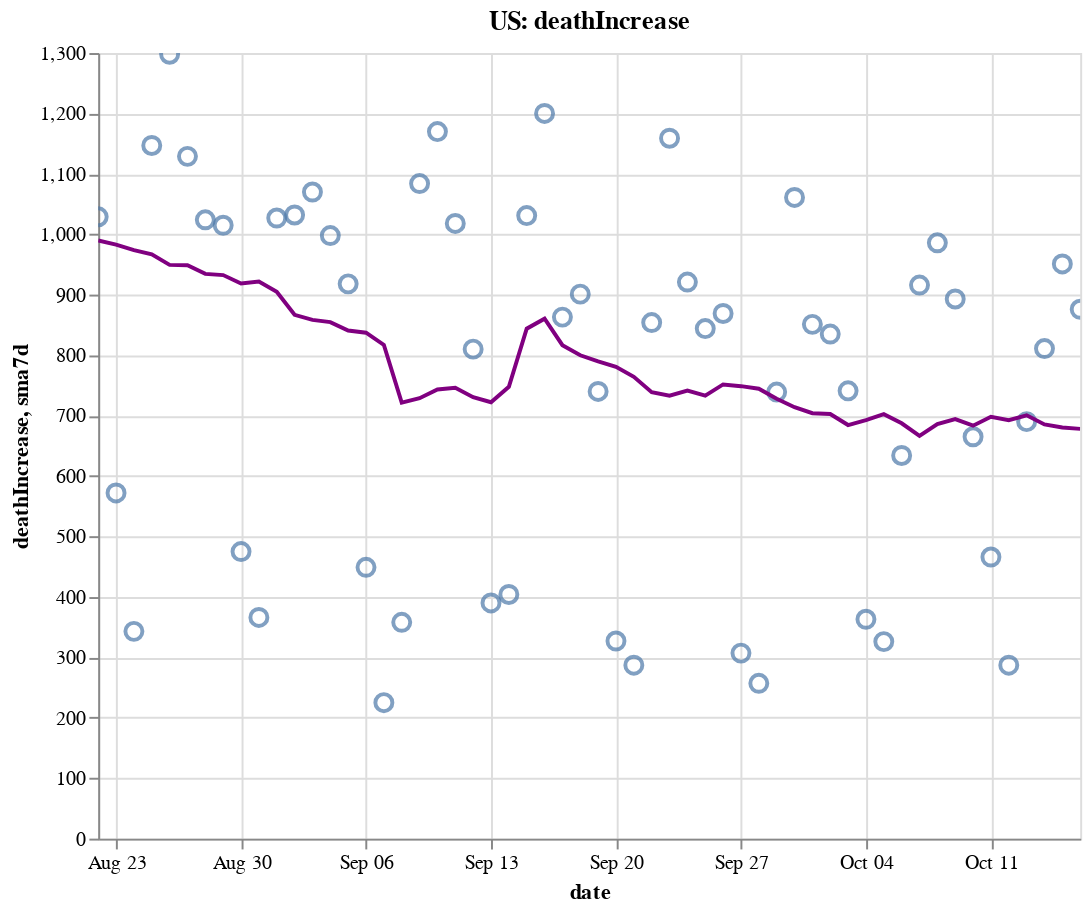

The notebook cell saved with this chart:
### Code cell
create_plot(us, 'deathIncrease')

### Figure 1 — Vega-Lite specification as saved in the notebook (floating-point values rounded to 4 significant figures)
{"config": {"view": {"continuousWidth": 400, "continuousHeight": 300}}, "layer": [{"layer": [{"mark": {"type": "point", "size": 75}, "encoding": {"tooltip": [{"type": "temporal", "field": "date"}, {"type": "quantitative", "field": "deathIncrease"}, {"type": "quantitative", "field": "sma7d"}], "x": {"type": "temporal", "field": "date"}, "y": {"type": "quantitative", "field": "deathIncrease"}}, "selection": {"selector006": {"type": "interval", "bind": "scales", "encodings": ["x", "y"]}}}, {"mark": {"type": "line", "color": "purple"}, "encoding": {"x": {"type": "temporal", "field": "date"}, "y": {"type": "quantitative", "field": "sma7d"}}}]}, {"mark": {"type": "rule", "color": "#aaa"}, "encoding": {"x": {"type": "temporal", "field": "date"}}, "transform": [{"filter": {"selection": "selector005"}}]}, {"mark": "circle", "encoding": {"opacity": {"condition": {"value": 1, "selection": "selector005"}, "value": 0}, "tooltip": [{"type": "temporal", "field": "date"}, {"type": "quantitative", "field": "deathIncrease"}, {"type": "quantitative", "field": "sma7d"}], "x": {"type": "temporal", "field": "date"}, "y": {"type": "quantitative", "field": "deathIncrease"}}, "selection": {"selector005": {"type": "single", "encodings": ["x"], "on": "mouseover", "nearest": true, "empty": "none"}}}, {"mark": {"type": "text", "align": "left", "dx": 5, "dy": -5, "stroke": "white", "strokeWidth": 2}, "encoding": {"text": {"type": "quantitative", "field": "deathIncrease"}, "tooltip": [{"type": "temporal", "field": "date"}, {"type": "quantitative", "field": "deathIncrease"}, {"type": "quantitative", "field": "sma7d"}], "x": {"type": "temporal", "field": "date"}, "y": {"type": "quantitative", "field": "deathIncrease"}}, "transform": [{"filter": {"selection": "selector005"}}]}, {"mark": {"type": "text", "align": "left", "dx": 5, "dy": -5}, "encoding": {"text": {"type": "quantitative", "field": "deathIncrease"}, "tooltip": [{"type": "temporal", "field": "date"}, {"type": "quantitative", "field": "deathIncrease"}, {"type": "quantitative", "field": "sma7d"}], "x": {"type": "temporal", "field": "date"}, "y": {"type": "quantitative", "field": "deathIncrease"}}, "transform": [{"filter": {"selection": "selector005"}}]}], "data": {"name": "data-701ee9d244639ab29e0283322ccef0a1"}, "height": 400, "title": "US: deathIncrease", "width": 500, "$schema": "https://vega.github.io/schema/vega-lite/v4.8.1.json", "datasets": {"data-701ee9d244639ab29e0283322ccef0a1": [{"date": "2020-08-22T00:00:00", "totalTestResultsIncrease": 808000.0, "positiveIncrease": 46240.0, "death": 168200.0, "deathIncrease": 1029.0, "positiveRate": 0.057, "state": "US", "sma7d": 989.7}, {"date": "2020-08-23T00:00:00", "totalTestResultsIncrease": 667200.0, "positiveIncrease": 37570.0, "death": 168800.0, "deathIncrease": 572.0, "positiveRate": 0.056, "state": "US", "sma7d": 983.0}, {"date": "2020-08-24T00:00:00", "totalTestResultsIncrease": 713500.0, "positiveIncrease": 34640.0, "death": 169200.0, "deathIncrease": 343.0, "positiveRate": 0.049, "state": "US", "sma7d": 973.9}, {"date": "2020-08-25T00:00:00", "totalTestResultsIncrease": 674600.0, "positiveIncrease": 36380.0, "death": 170300.0, "deathIncrease": 1147.0, "positiveRate": 0.054, "state": "US", "sma7d": 966.9}, {"date": "2020-08-26T00:00:00", "totalTestResultsIncrease": 684900.0, "positiveIncrease": 44050.0, "death": 171600.0, "deathIncrease": 1298.0, "positiveRate": 0.064, "state": "US", "sma7d": 949.4}, {"date": "2020-08-27T00:00:00", "totalTestResultsIncrease": 804900.0, "positiveIncrease": 43980.0, "death": 172700.0, "deathIncrease": 1129.0, "positiveRate": 0.055, "state": "US", "sma7d": 948.7}, {"date": "2020-08-28T00:00:00", "totalTestResultsIncrease": 835100.0, "positiveIncrease": 46550.0, "death": 173800.0, "deathIncrease": 1024.0, "positiveRate": 0.056, "state": "US", "sma7d": 934.6}, {"date": "2020-08-29T00:00:00", "totalTestResultsIncrease": 832100.0, "positiveIncrease": 44500.0, "death": 174800.0, "deathIncrease": 1015.0, "positiveRate": 0.053, "state": "US", "sma7d": 932.6}, {"date": "2020-08-30T00:00:00", "totalTestResultsIncrease": 789300.0, "positiveIncrease": 39500.0, "death": 175200.0, "deathIncrease": 475.0, "positiveRate": 0.05, "state": "US", "sma7d": 918.7}, {"date": "2020-08-31T00:00:00", "totalTestResultsIncrease": 716700.0, "positiveIncrease": 31410.0, "death": 175600.0, "deathIncrease": 366.0, "positiveRate": 0.044, "state": "US", "sma7d": 922.0}, {"date": "2020-09-01T00:00:00", "totalTestResultsIncrease": 741200.0, "positiveIncrease": 42430.0, "death": 176600.0, "deathIncrease": 1027.0, "positiveRate": 0.057, "state": "US", "sma7d": 904.9}, {"date": "2020-09-02T00:00:00", "totalTestResultsIncrease": 690100.0, "positiveIncrease": 30600.0, "death": 177700.0, "deathIncrease": 1032.0, "positiveRate": 0.044, "state": "US", "sma7d": 866.9}, {"date": "2020-09-03T00:00:00", "totalTestResultsIncrease": 815500.0, "positiveIncrease": 44710.0, "death": 178700.0, "deathIncrease": 1070.0, "positiveRate": 0.055, "state": "US", "sma7d": 858.4}, {"date": "2020-09-04T00:00:00", "totalTestResultsIncrease": 970200.0, "positiveIncrease": 51590.0, "death": 179700.0, "deathIncrease": 998.0, "positiveRate": 0.053, "state": "US", "sma7d": 854.7}, {"date": "2020-09-05T00:00:00", "totalTestResultsIncrease": 898300.0, "positiveIncrease": 44900.0, "death": 180700.0, "deathIncrease": 918.0, "positiveRate": 0.05, "state": "US", "sma7d": 840.9}, {"date": "2020-09-06T00:00:00", "totalTestResultsIncrease": 793100.0, "positiveIncrease": 33120.0, "death": 181100.0, "deathIncrease": 449.0, "positiveRate": 0.042, "state": "US", "sma7d": 837.1}, {"date": "2020-09-07T00:00:00", "totalTestResultsIncrease": 629100.0, "positiveIncrease": 28680.0, "death": 181300.0, "deathIncrease": 225.0, "positiveRate": 0.046, "state": "US", "sma7d": 817.0}, {"date": "2020-09-08T00:00:00", "totalTestResultsIncrease": 550400.0, "positiveIncrease": 22220.0, "death": 181700.0, "deathIncrease": 358.0, "positiveRate": 0.04, "state": "US", "sma7d": 721.4}, {"date": "2020-09-09T00:00:00", "totalTestResultsIncrease": 634600.0, "positiveIncrease": 31110.0, "death": 182800.0, "deathIncrease": 1084.0, "positiveRate": 0.049, "state": "US", "sma7d": 728.9}, {"date": "2020-09-10T00:00:00", "totalTestResultsIncrease": 708400.0, "positiveIncrease": 37580.0, "death": 183900.0, "deathIncrease": 1170.0, "positiveRate": 0.053, "state": "US", "sma7d": 743.1}, {"date": "2020-09-11T00:00:00", "totalTestResultsIncrease": 848200.0, "positiveIncrease": 44930.0, "death": 185000.0, "deathIncrease": 1018.0, "positiveRate": 0.053, "state": "US", "sma7d": 746.0}, {"date": "2020-09-12T00:00:00", "totalTestResultsIncrease": 929600.0, "positiveIncrease": 42090.0, "death": 185800.0, "deathIncrease": 810.0, "positiveRate": 0.045, "state": "US", "sma7d": 730.6}, {"date": "2020-09-13T00:00:00", "totalTestResultsIncrease": 745700.0, "positiveIncrease": 34450.0, "death": 186200.0, "deathIncrease": 390.0, "positiveRate": 0.046, "state": "US", "sma7d": 722.1}, {"date": "2020-09-14T00:00:00", "totalTestResultsIncrease": 461500.0, "positiveIncrease": 33860.0, "death": 186600.0, "deathIncrease": 404.0, "positiveRate": 0.073, "state": "US", "sma7d": 747.7}, {"date": "2020-09-15T00:00:00", "totalTestResultsIncrease": 741500.0, "positiveIncrease": 35440.0, "death": 187600.0, "deathIncrease": 1031.0, "positiveRate": 0.048, "state": "US", "sma7d": 843.9}, {"date": "2020-09-16T00:00:00", "totalTestResultsIncrease": 748300.0, "positiveIncrease": 40020.0, "death": 188800.0, "deathIncrease": 1200.0, "positiveRate": 0.053, "state": "US", "sma7d": 860.4}, {"date": "2020-09-17T00:00:00", "totalTestResultsIncrease": 866500.0, "positiveIncrease": 43560.0, "death": 189700.0, "deathIncrease": 863.0, "positiveRate": 0.05, "state": "US", "sma7d": 816.6}, {"date": "2020-09-18T00:00:00", "totalTestResultsIncrease": 1004000.0, "positiveIncrease": 47490.0, "death": 190600.0, "deathIncrease": 901.0, "positiveRate": 0.047, "state": "US", "sma7d": 799.9}, {"date": "2020-09-19T00:00:00", "totalTestResultsIncrease": 1090000.0, "positiveIncrease": 45560.0, "death": 191300.0, "deathIncrease": 740.0, "positiveRate": 0.042, "state": "US", "sma7d": 789.9}, {"date": "2020-09-20T00:00:00", "totalTestResultsIncrease": 935800.0, "positiveIncrease": 36300.0, "death": 191600.0, "deathIncrease": 327.0, "positiveRate": 0.039, "state": "US", "sma7d": 780.9}, {"date": "2020-09-21T00:00:00", "totalTestResultsIncrease": 738500.0, "positiveIncrease": 39470.0, "death": 191900.0, "deathIncrease": 287.0, "positiveRate": 0.053, "state": "US", "sma7d": 764.1}, {"date": "2020-09-22T00:00:00", "totalTestResultsIncrease": 791900.0, "positiveIncrease": 49440.0, "death": 192800.0, "deathIncrease": 854.0, "positiveRate": 0.062, "state": "US", "sma7d": 738.9}, {"date": "2020-09-23T00:00:00", "totalTestResultsIncrease": 939100.0, "positiveIncrease": 38570.0, "death": 193900.0, "deathIncrease": 1159.0, "positiveRate": 0.041, "state": "US", "sma7d": 733.0}, {"date": "2020-09-24T00:00:00", "totalTestResultsIncrease": 957500.0, "positiveIncrease": 43770.0, "death": 194800.0, "deathIncrease": 921.0, "positiveRate": 0.046, "state": "US", "sma7d": 741.3}, {"date": "2020-09-25T00:00:00", "totalTestResultsIncrease": 1038000.0, "positiveIncrease": 55530.0, "death": 195700.0, "deathIncrease": 844.0, "positiveRate": 0.054, "state": "US", "sma7d": 733.1}, {"date": "2020-09-26T00:00:00", "totalTestResultsIncrease": 1043000.0, "positiveIncrease": 47860.0, "death": 196600.0, "deathIncrease": 869.0, "positiveRate": 0.046, "state": "US", "sma7d": 751.6}, {"date": "2020-09-27T00:00:00", "totalTestResultsIncrease": 850700.0, "positiveIncrease": 35450.0, "death": 196900.0, "deathIncrease": 307.0, "positiveRate": 0.042, "state": "US", "sma7d": 748.7}, {"date": "2020-09-28T00:00:00", "totalTestResultsIncrease": 1131000.0, "positiveIncrease": 36520.0, "death": 197100.0, "deathIncrease": 257.0, "positiveRate": 0.032, "state": "US", "sma7d": 744.4}, {"date": "2020-09-29T00:00:00", "totalTestResultsIncrease": 833200.0, "positiveIncrease": 36950.0, "death": 197900.0, "deathIncrease": 739.0, "positiveRate": 0.044, "state": "US", "sma7d": 728.0}, {"date": "2020-09-30T00:00:00", "totalTestResultsIncrease": 823700.0, "positiveIncrease": 44420.0, "death": 198900.0, "deathIncrease": 1061.0, "positiveRate": 0.054, "state": "US", "sma7d": 714.0}, {"date": "2020-10-01T00:00:00", "totalTestResultsIncrease": 913500.0, "positiveIncrease": 45690.0, "death": 199800.0, "deathIncrease": 851.0, "positiveRate": 0.05, "state": "US", "sma7d": 704.0}, {"date": "2020-10-02T00:00:00", "totalTestResultsIncrease": 1148000.0, "positiveIncrease": 49530.0, "death": 200600.0, "deathIncrease": 835.0, "positiveRate": 0.043, "state": "US", "sma7d": 702.7}, {"date": "2020-10-03T00:00:00", "totalTestResultsIncrease": 1018000.0, "positiveIncrease": 51370.0, "death": 201400.0, "deathIncrease": 741.0, "positiveRate": 0.05, "state": "US", "sma7d": 684.4}, {"date": "2020-10-04T00:00:00", "totalTestResultsIncrease": 975000.0, "positiveIncrease": 38440.0, "death": 201700.0, "deathIncrease": 363.0, "positiveRate": 0.039, "state": "US", "sma7d": 692.4}, {"date": "2020-10-05T00:00:00", "totalTestResultsIncrease": 948200.0, "positiveIncrease": 38130.0, "death": 202000.0, "deathIncrease": 326.0, "positiveRate": 0.04, "state": "US", "sma7d": 702.3}, {"date": "2020-10-06T00:00:00", "totalTestResultsIncrease": 835100.0, "positiveIncrease": 38660.0, "death": 202700.0, "deathIncrease": 634.0, "positiveRate": 0.046, "state": "US", "sma7d": 687.3}, {"date": "2020-10-07T00:00:00", "totalTestResultsIncrease": 874800.0, "positiveIncrease": 50600.0, "death": 203600.0, "deathIncrease": 916.0, "positiveRate": 0.058, "state": "US", "sma7d": 666.6}, {"date": "2020-10-08T00:00:00", "totalTestResultsIncrease": 1057000.0, "positiveIncrease": 55350.0, "death": 204600.0, "deathIncrease": 986.0, "positiveRate": 0.052, "state": "US", "sma7d": 685.9}, {"date": "2020-10-09T00:00:00", "totalTestResultsIncrease": 1108000.0, "positiveIncrease": 57060.0, "death": 205500.0, "deathIncrease": 893.0, "positiveRate": 0.051, "state": "US", "sma7d": 694.1}, {"date": "2020-10-10T00:00:00", "totalTestResultsIncrease": 1173000.0, "positiveIncrease": 57490.0, "death": 206100.0, "deathIncrease": 665.0, "positiveRate": 0.049, "state": "US", "sma7d": 683.3}, {"date": "2020-10-11T00:00:00", "totalTestResultsIncrease": 974500.0, "positiveIncrease": 46950.0, "death": 206600.0, "deathIncrease": 466.0, "positiveRate": 0.048, "state": "US", "sma7d": 698.0}, {"date": "2020-10-12T00:00:00", "totalTestResultsIncrease": 1020000.0, "positiveIncrease": 43120.0, "death": 206900.0, "deathIncrease": 287.0, "positiveRate": 0.042, "state": "US", "sma7d": 692.4}, {"date": "2020-10-13T00:00:00", "totalTestResultsIncrease": 966700.0, "positiveIncrease": 48390.0, "death": 207600.0, "deathIncrease": 690.0, "positiveRate": 0.05, "state": "US", "sma7d": 700.4}, {"date": "2020-10-14T00:00:00", "totalTestResultsIncrease": 966800.0, "positiveIncrease": 56800.0, "death": 208400.0, "deathIncrease": 811.0, "positiveRate": 0.059, "state": "US", "sma7d": 685.4}, {"date": "2020-10-15T00:00:00", "totalTestResultsIncrease": 1024000.0, "positiveIncrease": 63170.0, "death": 209300.0, "deathIncrease": 951.0, "positiveRate": 0.062, "state": "US", "sma7d": 680.4}, {"date": "2020-10-16T00:00:00", "totalTestResultsIncrease": 1149000.0, "positiveIncrease": 67900.0, "death": 210200.0, "deathIncrease": 876.0, "positiveRate": 0.059, "state": "US", "sma7d": 678.0}]}}
